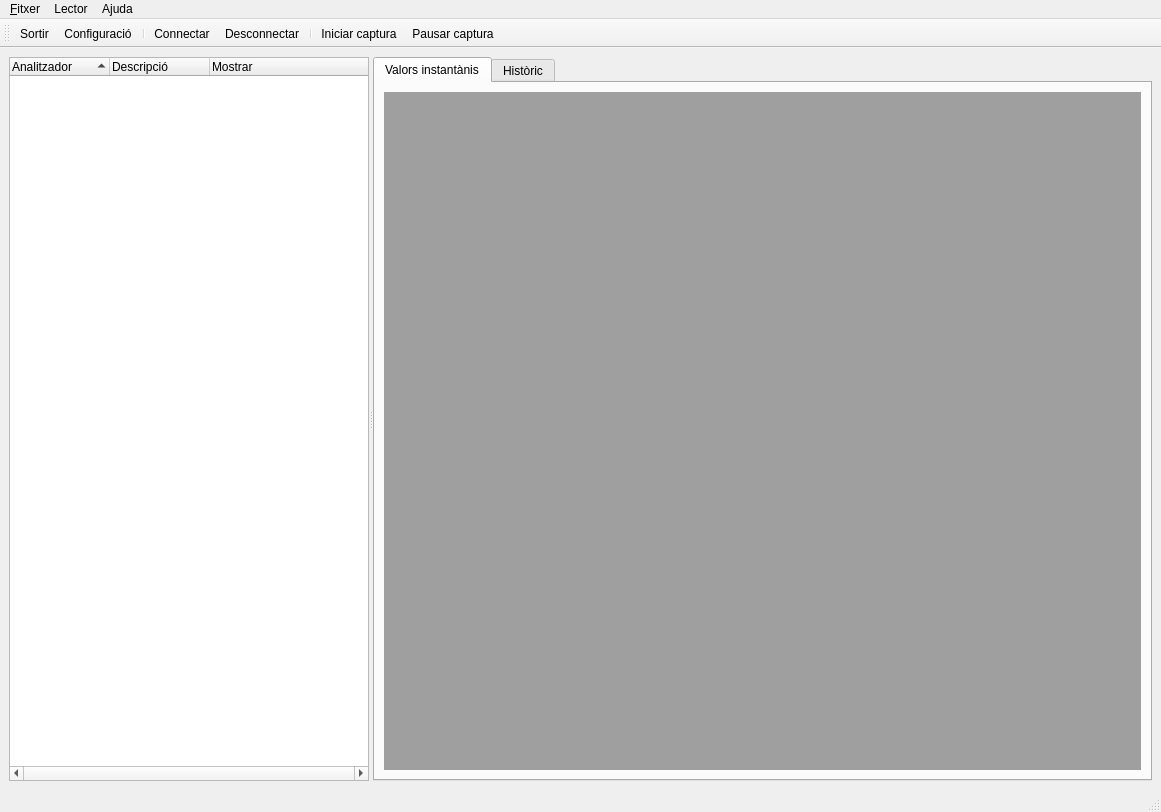
<?xml version="1.0" encoding="UTF-8"?>
<ui version="4.0">
 <class>finestraPrincipal</class>
 <widget class="QMainWindow" name="finestraPrincipal">
  <property name="geometry">
   <rect>
    <x>0</x>
    <y>0</y>
    <width>1161</width>
    <height>812</height>
   </rect>
  </property>
  <property name="sizePolicy">
   <sizepolicy hsizetype="Preferred" vsizetype="Preferred">
    <horstretch>0</horstretch>
    <verstretch>0</verstretch>
   </sizepolicy>
  </property>
  <property name="windowTitle">
   <string>VisorLector 2.0</string>
  </property>
  <widget class="QWidget" name="centralwidget">
   <layout class="QHBoxLayout" name="horizontalLayout">
    <item>
     <widget class="QSplitter" name="splitter">
      <property name="orientation">
       <enum>Qt::Horizontal</enum>
      </property>
      <widget class="QTreeWidget" name="arbreAnalitzadors">
       <property name="sizePolicy">
        <sizepolicy hsizetype="Minimum" vsizetype="Expanding">
         <horstretch>0</horstretch>
         <verstretch>0</verstretch>
        </sizepolicy>
       </property>
       <property name="minimumSize">
        <size>
         <width>256</width>
         <height>0</height>
        </size>
       </property>
       <property name="horizontalScrollBarPolicy">
        <enum>Qt::ScrollBarAlwaysOn</enum>
       </property>
       <property name="autoExpandDelay">
        <number>1</number>
       </property>
       <property name="uniformRowHeights">
        <bool>true</bool>
       </property>
       <property name="sortingEnabled">
        <bool>true</bool>
       </property>
       <column>
        <property name="text">
         <string>Analitzador</string>
        </property>
       </column>
       <column>
        <property name="text">
         <string>Descripció</string>
        </property>
       </column>
       <column>
        <property name="text">
         <string>Mostrar</string>
        </property>
       </column>
      </widget>
      <widget class="QSplitter" name="splitter_2">
       <property name="orientation">
        <enum>Qt::Horizontal</enum>
       </property>
       <widget class="QTabWidget" name="tabWidget">
        <property name="sizePolicy">
         <sizepolicy hsizetype="Expanding" vsizetype="Expanding">
          <horstretch>0</horstretch>
          <verstretch>0</verstretch>
         </sizepolicy>
        </property>
        <property name="currentIndex">
         <number>0</number>
        </property>
        <widget class="QWidget" name="tab">
         <attribute name="title">
          <string>Valors instantànis</string>
         </attribute>
         <layout class="QVBoxLayout" name="verticalLayout_7">
          <item>
           <widget class="QMdiArea" name="zonaDisplays"/>
          </item>
         </layout>
        </widget>
        <widget class="QWidget" name="tab_2">
         <attribute name="title">
          <string>Històric</string>
         </attribute>
         <layout class="QVBoxLayout" name="verticalLayout_4">
          <item>
           <widget class="QTableWidget" name="tableWidget"/>
          </item>
         </layout>
        </widget>
       </widget>
      </widget>
     </widget>
    </item>
   </layout>
  </widget>
  <widget class="QMenuBar" name="menubar">
   <property name="geometry">
    <rect>
     <x>0</x>
     <y>0</y>
     <width>1161</width>
     <height>21</height>
    </rect>
   </property>
   <widget class="QMenu" name="menu_Fitxer">
    <property name="title">
     <string>&amp;Fitxer</string>
    </property>
    <addaction name="actionExportaHistoric"/>
    <addaction name="actionExportaGrafiques"/>
    <addaction name="actionConfiguracio"/>
    <addaction name="separator"/>
    <addaction name="actionSortir"/>
   </widget>
   <widget class="QMenu" name="menuAjuda">
    <property name="title">
     <string>Ajuda</string>
    </property>
    <addaction name="actionSobre_el_programa"/>
   </widget>
   <widget class="QMenu" name="menuLector">
    <property name="title">
     <string>Lector</string>
    </property>
    <addaction name="actionConnectar"/>
    <addaction name="actionDesconnectar"/>
    <addaction name="separator"/>
    <addaction name="actionAturar"/>
    <addaction name="actionIniciar"/>
    <addaction name="actionFor_ar_lectura"/>
    <addaction name="separator"/>
    <addaction name="actionBuidaLectures"/>
    <addaction name="separator"/>
   </widget>
   <addaction name="menu_Fitxer"/>
   <addaction name="menuLector"/>
   <addaction name="menuAjuda"/>
  </widget>
  <widget class="QStatusBar" name="statusbar"/>
  <widget class="QToolBar" name="toolBar">
   <property name="windowTitle">
    <string>toolBar</string>
   </property>
   <property name="iconSize">
    <size>
     <width>32</width>
     <height>32</height>
    </size>
   </property>
   <attribute name="toolBarArea">
    <enum>TopToolBarArea</enum>
   </attribute>
   <attribute name="toolBarBreak">
    <bool>false</bool>
   </attribute>
   <addaction name="actionSortir"/>
   <addaction name="actionConfiguracio"/>
   <addaction name="separator"/>
   <addaction name="actionConnectar"/>
   <addaction name="actionDesconnectar"/>
   <addaction name="separator"/>
   <addaction name="actionIniciar"/>
   <addaction name="actionAturar"/>
  </widget>
  <action name="actionSobre_el_programa">
   <property name="text">
    <string>Sobre el programa...</string>
   </property>
  </action>
  <action name="actionConfiguracio">
   <property name="icon">
    <iconset resource="recursos.qrc">
     <normaloff>:/icones/Icones/preferencies.png</normaloff>:/icones/Icones/preferencies.png</iconset>
   </property>
   <property name="text">
    <string>Configuració</string>
   </property>
  </action>
  <action name="actionSortir">
   <property name="icon">
    <iconset resource="recursos.qrc">
     <normaloff>:/icones/Icones/sortir.png</normaloff>:/icones/Icones/sortir.png</iconset>
   </property>
   <property name="text">
    <string>Sortir</string>
   </property>
  </action>
  <action name="actionIniciar">
   <property name="icon">
    <iconset resource="recursos.qrc">
     <normaloff>:/icones/Icones/iniciarCaptura.png</normaloff>:/icones/Icones/iniciarCaptura.png</iconset>
   </property>
   <property name="text">
    <string>Iniciar captura</string>
   </property>
  </action>
  <action name="actionAturar">
   <property name="icon">
    <iconset resource="recursos.qrc">
     <normaloff>:/icones/Icones/aturarCaptura.png</normaloff>:/icones/Icones/aturarCaptura.png</iconset>
   </property>
   <property name="text">
    <string>&amp;Pausar captura</string>
   </property>
  </action>
  <action name="actionIniciar_servei">
   <property name="text">
    <string>Iniciar servei</string>
   </property>
  </action>
  <action name="actionConnectar">
   <property name="icon">
    <iconset resource="recursos.qrc">
     <normaloff>:/icones/Icones/connectar.png</normaloff>:/icones/Icones/connectar.png</iconset>
   </property>
   <property name="text">
    <string>Connectar</string>
   </property>
  </action>
  <action name="actionDesconnectar">
   <property name="icon">
    <iconset resource="recursos.qrc">
     <normaloff>:/icones/Icones/desconnectar.png</normaloff>:/icones/Icones/desconnectar.png</iconset>
   </property>
   <property name="text">
    <string>Desconnectar</string>
   </property>
  </action>
  <action name="actionExportaGrafiques">
   <property name="icon">
    <iconset resource="recursos.qrc">
     <normaloff>:/icones/Icones/guardar.png</normaloff>:/icones/Icones/guardar.png</iconset>
   </property>
   <property name="text">
    <string>Exporta &amp;Gràfiques</string>
   </property>
  </action>
  <action name="actionExportaHistoric">
   <property name="icon">
    <iconset resource="recursos.qrc">
     <normaloff>:/icones/Icones/llibreta.png</normaloff>:/icones/Icones/llibreta.png</iconset>
   </property>
   <property name="text">
    <string>Exporta H&amp;istòric Local</string>
   </property>
  </action>
  <action name="actionBuidaLectures">
   <property name="icon">
    <iconset resource="recursos.qrc">
     <normaloff>:/icones/Icones/buidar.png</normaloff>:/icones/Icones/buidar.png</iconset>
   </property>
   <property name="text">
    <string>Buida lectures locals</string>
   </property>
  </action>
  <action name="actionFor_ar_lectura">
   <property name="text">
    <string>Forçar lectura</string>
   </property>
  </action>
 </widget>
 <resources>
  <include location="recursos.qrc"/>
 </resources>
 <connections>
  <connection>
   <sender>actionSortir</sender>
   <signal>triggered()</signal>
   <receiver>finestraPrincipal</receiver>
   <slot>close()</slot>
   <hints>
    <hint type="sourcelabel">
     <x>-1</x>
     <y>-1</y>
    </hint>
    <hint type="destinationlabel">
     <x>340</x>
     <y>320</y>
    </hint>
   </hints>
  </connection>
 </connections>
</ui>
